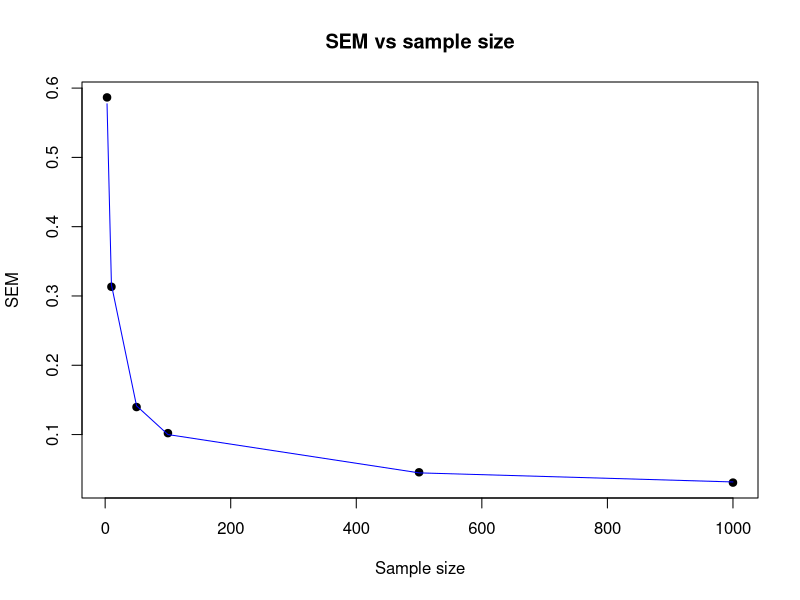
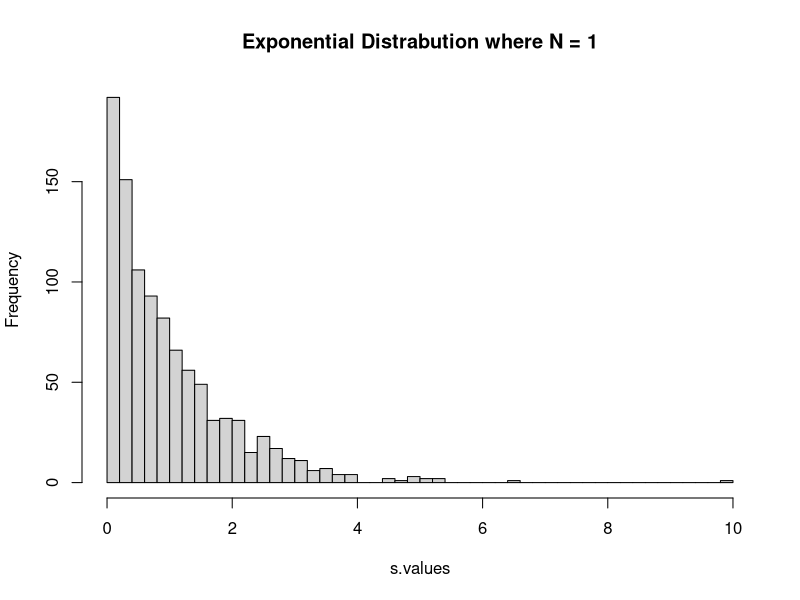
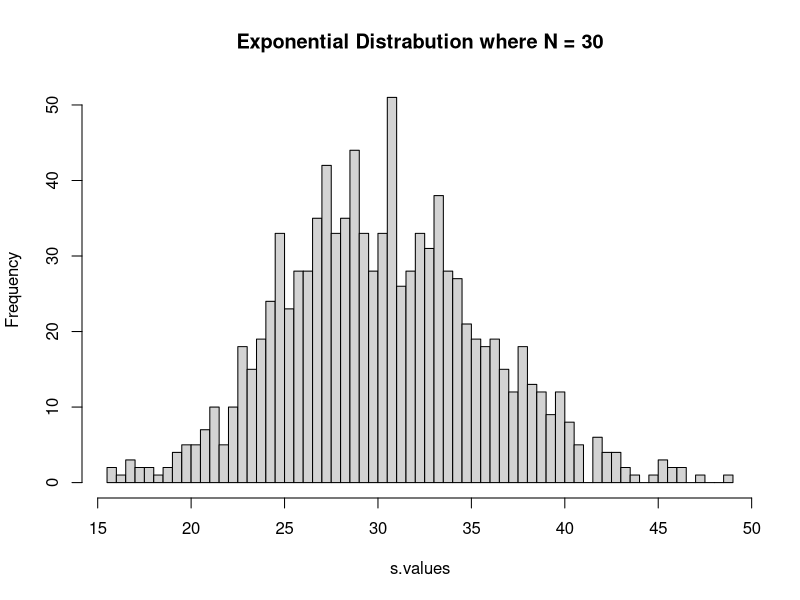
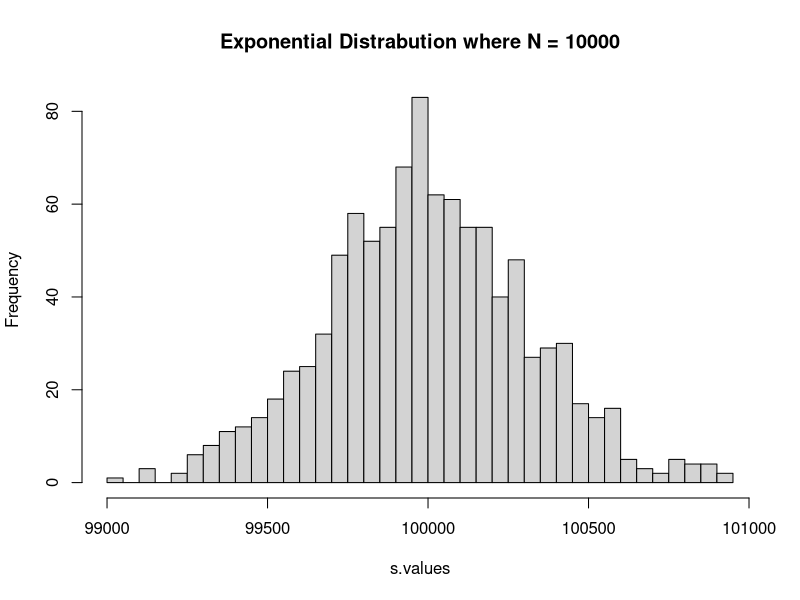

These figures' R source, in order:
## ---- chunk 1
library(ggplot2)
knitr::opts_chunk$set(echo = TRUE)
## ---- chunk 2
# different sample sizes we are going to try:
sample.sizes=c(3,10,50, 100, 500, 1000)

mean.sds = numeric(0) 
i=1

for ( N in sample.sizes ) { # try different sample sizes
  # Set m to an empty vector at the beginning of each outer loop loop
  m=numeric(0)
  # Inner loop will build vecotr m which will contain 1000 means for a sample drawn from 
  # a normal distribution with mean 0 and sd 1 where sample size = N
  j = 0; while(j < 1000){
    m=c(m,(mean(rnorm(sample.sizes[i]))))
    j = j+1
  }
  # Concatinating the mean 
  mean.sds=c(mean.sds,sd(m))
  i=i+1
}

plot(sample.sizes,mean.sds, main="SEM vs sample size",pch=19,xlab='Sample size',ylab='SEM')
lines(sample.sizes,1/sqrt(sample.sizes),col='blue')
## ---- chunk 3
N = 1  # the number of i.i.d. variables X we are going to sum

# how many times we are going to repeat the "experiment" (see the text above for what we call an experiment):
repeats = 1000 
s.values=numeric() # we will use this vector to store the value of the sum in each experiment

for (n.exp in 1:repeats) { # repeat the experiment!
  # Initialize the vector m
  m=numeric(0)
  # Insert into vector m N number of random variables drawn from an 
  # exponential distribution
  m=rexp(N)
  # Sum all values in vector M and insert them into the s.values vector in the n.exp
  # position
  s.values[n.exp] = sum(m)
}

hist(s.values, breaks = 50,main="Exponential Distrabution where N = 1")
shapiro.test(s.values)

N = 30  # the number of i.i.d. variables X we are going to sum

# how many times we are going to repeat the "experiment" (see the text above for what we call an experiment):
repeats = 1000 
s.values=numeric() # we will use this vector to store the value of the sum in each experiment

for (n.exp in 1:repeats) { # repeat the experiment!
  m=numeric(0)
  m=rexp(N)
  s.values[n.exp] = sum(m)
}
hist(s.values, breaks = 50, main="Exponential Distrabution where N = 30")
shapiro.test(s.values)

N = 100000  # the number of i.i.d. variables X we are going to sum

# how many times we are going to repeat the "experiment" (see the text above for what we call an experiment):
repeats = 1000 
s.values=numeric() # we will use this vector to store the value of the sum in each experiment

for (n.exp in 1:repeats) { # repeat the experiment!
  m=numeric(0)
  m=rexp(N)
  s.values[n.exp] = sum(m)
}
hist(s.values, breaks = 50, main="Exponential Distrabution where N = 10000")
shapiro.test(s.values)
